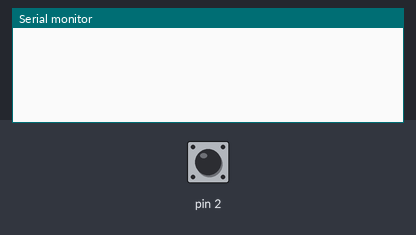
Recording of a sketch running on a simulated Arduino Uno, built with avr-gcc and run on an emulated ATmega328P. Parts: the last lines printed to the serial monitor. The inputs (shaded band) are chosen by the test bench; at power-on: pin 2 HIGH.

Above: at 1.8 s.
1.9 s: pin 2 pulled LOW for 0.6 s
At 2.9 s:
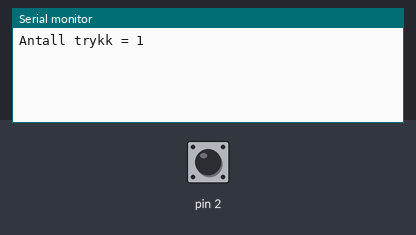
4.0 s: pin 2 pulled LOW for 1 s
At 4.8 s:
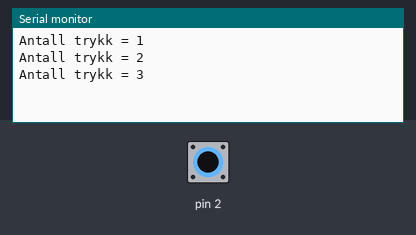
6.5 s: pin 2 pulled LOW for 0.6 s
At 8.0 s:
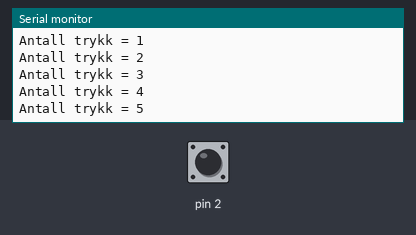
Timing chart, 0 to 9.5 s (numbered marks = the images above; inputs shaded):
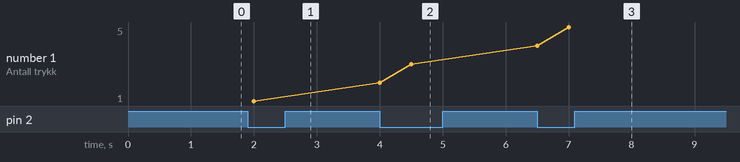

The sketch:

Oppgave_11.ino
```cpp
byte antallTrykk;
void setup() {
  // put your setup code here, to run once:
  Serial.begin(9600);
  pinMode(2, INPUT_PULLUP);
}

void loop() {
  // put your main code here, to run repeatedly:
  if (digitalRead(2) == LOW) {
    antallTrykk = antallTrykk + 1;
    Serial.print("Antall trykk = ");
    Serial.println(antallTrykk);
  }
  delay(500);
}
```

Measured:
- after the input at 1.9 s, the serial monitor: prints a new line after 0.10 s (image 1)
- after the input at 4.0 s, the serial monitor: prints a new line at once (image 2)
- after the input at 6.5 s, the serial monitor: prints a new line at once (image 3)
- plotted number 1: 1 → 3 after the input at 4.0 s, 3 → 5 after the input at 6.5 s
